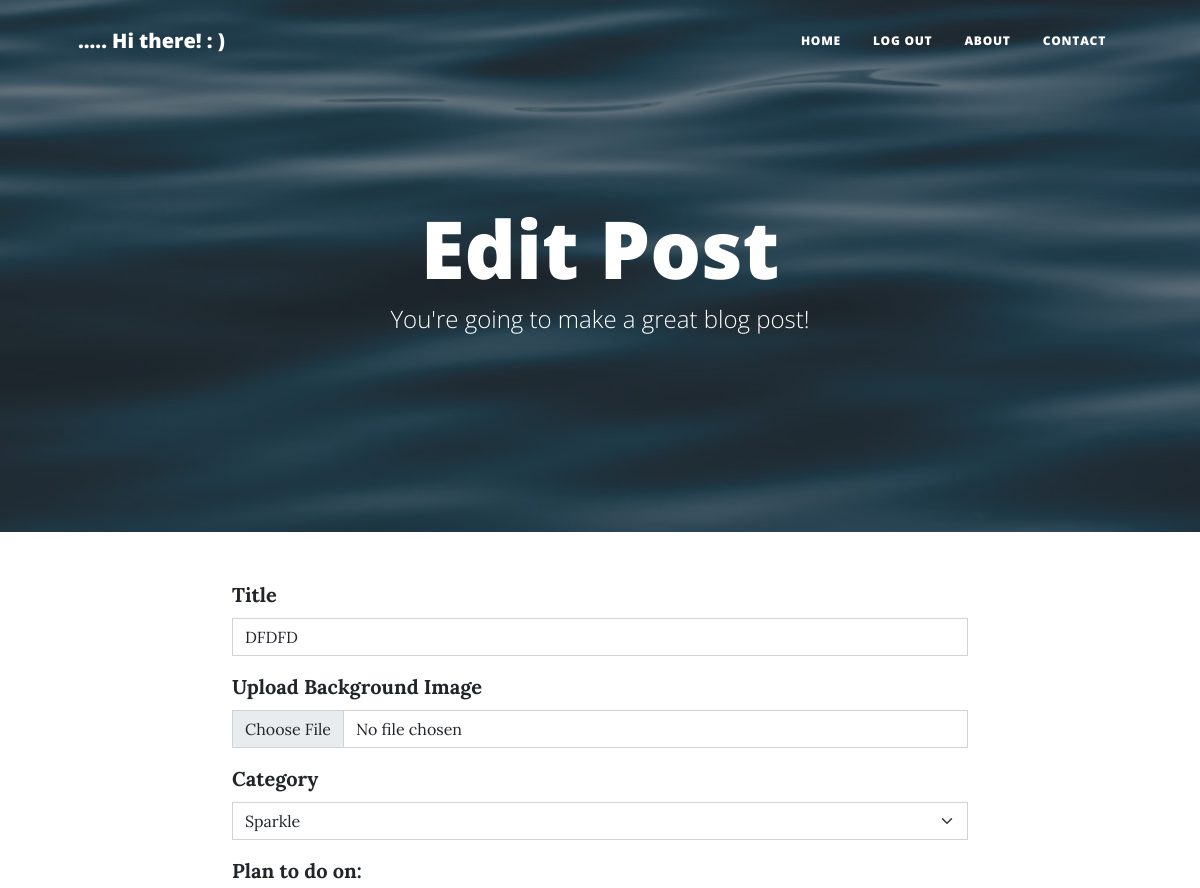
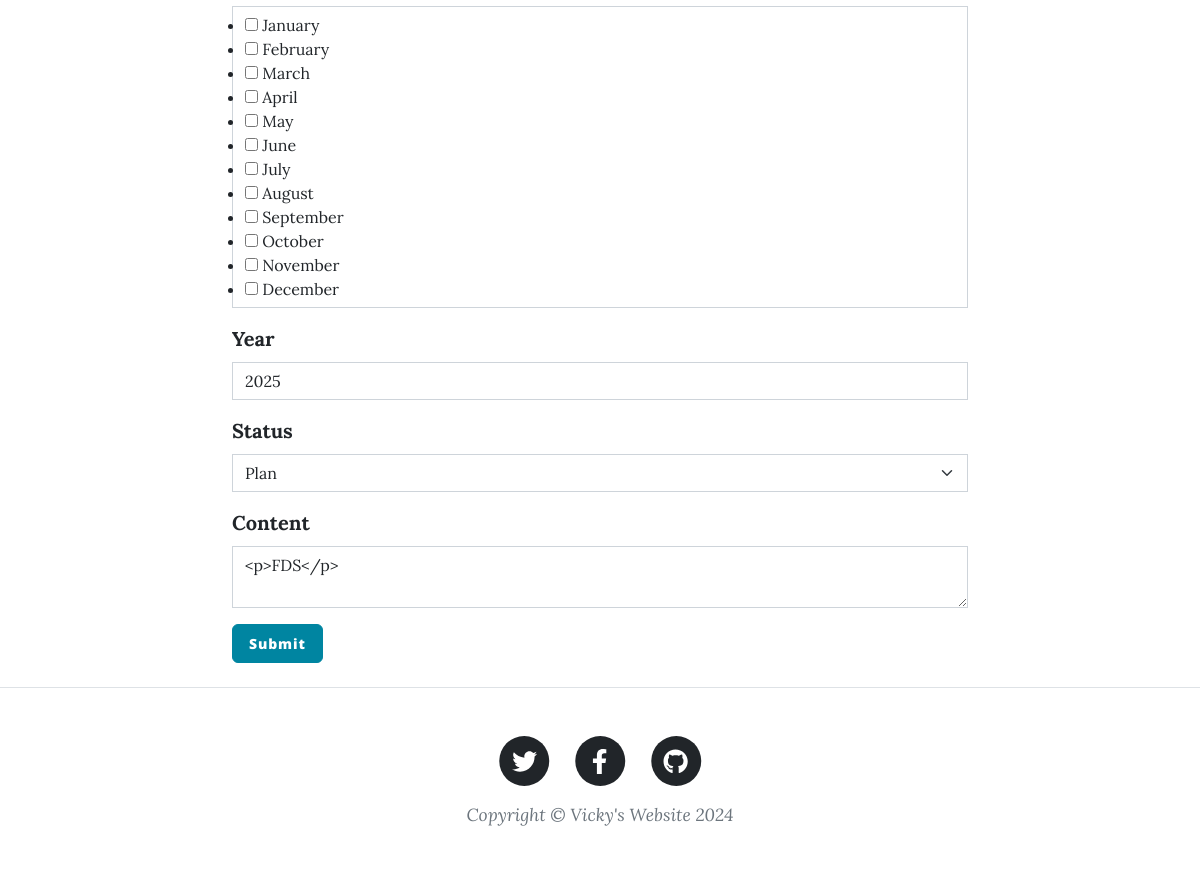
Screenshot of /edit-plan/1 (signed in) with the database file from the repository (2 pictures, top to bottom).
### main.py (models this page shows)
class PlanPost(db.Model):
    __tablename__ = "plan_posts"
    id: Mapped[int] = mapped_column(Integer, primary_key=True)
    author_id: Mapped[int] = mapped_column(Integer, db.ForeignKey("users.id"))
    author = relationship("User", back_populates="plan_posts")
    title: Mapped[str] = mapped_column(String(250), nullable=False)
    date: Mapped[str] = mapped_column(String(250), nullable=False)
    body: Mapped[str] = mapped_column(Text, nullable=False)
    img_url: Mapped[str] = mapped_column(String(250), nullable=True)
    category: Mapped[str] = mapped_column(String(250), nullable=False)
    comments = relationship("Comment", back_populates="parent_plan_post")
    status: Mapped[str] = mapped_column(String(250), nullable=False)
    month: Mapped[str] = mapped_column(String(500), nullable=False)
    year: Mapped[str] = mapped_column(String(250), nullable=False)

### main.py (the view, shortened to what this page needs)
@app.route("/edit-plan/<int:plan_id>", methods=["GET", "POST"])
@user_id_1_only
def edit_plan(plan_id):
    plan = db.get_or_404(PlanPost, plan_id)
    edit_form = CreatePlanForm(
        title=plan.title,
        body=plan.body,
        year=plan.year,
        month=plan.month,
        status=plan.status
    )
    return render_template("make-plan.html", form=edit_form, is_edit=True, logged_in=current_user.is_authenticated)

### forms.py
class CreatePlanForm(FlaskForm):
    title = StringField("Title", validators=[DataRequired()])
    img = FileField("Upload Background Image", validators=[FileRequired(), FileAllowed(['jpg', 'png', 'jpeg', 'gif','heic','mov'], 'Images only!')])
    main_option = SelectField(
        'Category',
        choices=[
            ('sparkle', 'Sparkle'),
            ('hobby', 'Hobby'),
            ('self-explore', 'Self-explore'),
            ('plan', 'Plan')
        ],
        validators=[DataRequired()]
    )
    month = MultiCheckboxField('Plan to do on:',
            choices=[('january', 'January'), ('february', 'February'), ('march', 'March'), ('april', 'April'), ('may', 'May'), ('june', 'June'), ('july', 'July'), ('august', 'August'), ('september', 'September'), ('octorber', 'October'), ('novermber', 'November'), ('december', 'December')])
    year = StringField("Year", validators=[DataRequired()])
    status=SelectField(
        'Status', choices=[
            ('done', 'Done'),
            ('plan', 'Plan'),
            ('doing', 'Doing')
        ],validators=[DataRequired()])
    body = CKEditorField("Content", validators=[DataRequired()])
    submit = SubmitField("Submit")

### main.py (called while the page is built)
@login_manager.user_loader
def load_user(user_id):
    return db.session.get(User, user_id)

def user_id_1_only(f):
    @wraps(f)
    def decorated_function(*args, **kwargs):
        if not current_user.is_authenticated or current_user.id != 1:
            return abort(403)
        return f(*args, **kwargs)
    return decorated_function

### templates/make-plan.html (shortened to what this page needs)
{% from "bootstrap5/form.html" import render_form %} {% block content %} {%
    include "header.html" %}
    <header
      class="masthead"
      style="background-image: url('../static/assets/img/water.jpg')"
    >
      <div class="container position-relative px-4 px-lg-5">
        <div class="row gx-4 gx-lg-5 justify-content-center">
          <div class="col-md-10 col-lg-8 col-xl-7">
            <div class="page-heading">
              {% if is_edit: %}
              <h1>Edit Post</h1>
              {% else: %}
              <h1>New Post</h1>
              {% endif %}
              <span class="subheading"
                >You're going to make a great blog post!</span
              >
            </div>
          </div>
        </div>
      </div>
    </header>
    <main class="mb-4">
      <div class="container">
        <div class="row">
          <div class="col-lg-8 col-md-10 mx-auto">
            <form method="POST" enctype="multipart/form-data">
              {{ render_form(form, novalidate=True, button_map={"submit": "primary"}) }}
            </form>
          </div>
        </div>
      </div>
    </main>
    {% include "footer.html" %} {% endblock %}

### rows the page displays
PlanPost: title "DFDFD", month "☐ ☐ ☐ ☐ ☐ ☐ ☐ ☐ ☐ ☐ ☐ ☐", year "2025", status "Plan", body "<p>FDS</p>"
